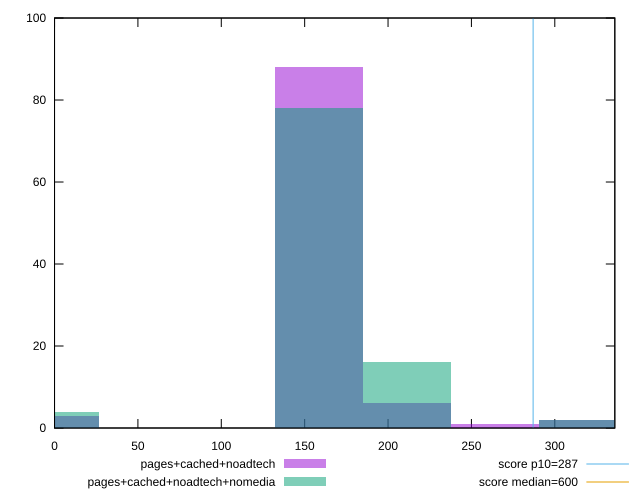

Recreate this plot in gnuplot.
reset

$pagesCachedNoadtech <<EOF
158.55230500145035 88
211.40307333526715 6
0 3
317.1046100029007 2
264.25384166908395 1
EOF

$pagesCachedNoadtechNomedia <<EOF
158.55230500145035 78
0 4
211.40307333526715 16
317.1046100029007 2
EOF

set key outside below
set boxwidth 52.85076833381679
set xrange [0:336]
set yrange [0:100]
set trange [0:100]
set style fill transparent solid 0.5 noborder

set parametric
set terminal svg size 640, 500 enhanced background rgb 'white'
set output "report_00022_2021-02-20T12:08:46.964Z/total-blocking-time/comparison/histogram/2_vs_3.svg"

plot $pagesCachedNoadtech title "pages+cached+noadtech" with boxes, \
     $pagesCachedNoadtechNomedia title "pages+cached+noadtech+nomedia" with boxes, \
     287,t title "score p10=287", \
     600,t title "score median=600"

reset
